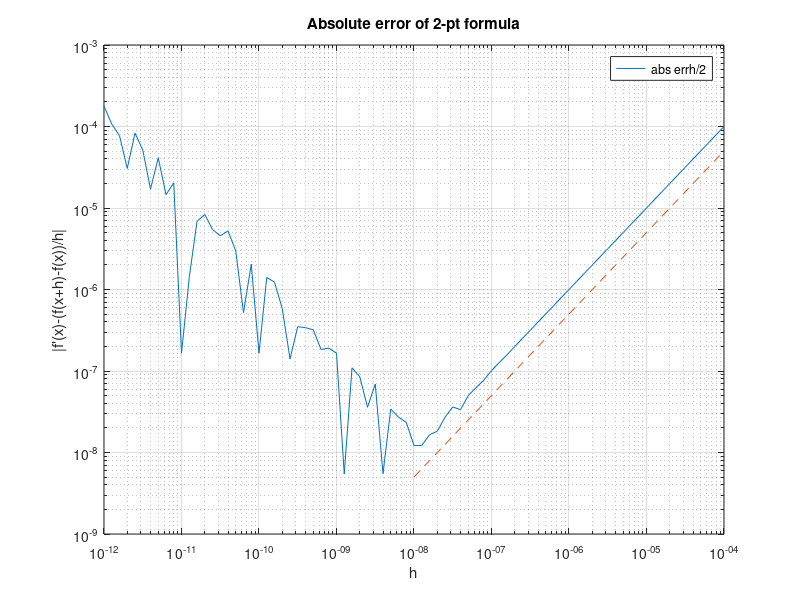

Here is the MATLAB script that generated this plot:
% Find derivative of f(x)=x^2 at x=1
% The exact derivative is f'(1)=2
% Now we use 2-pt formula with different h
% to calculate this value
f = @(x) x.^2;
fp = 2; % exact derivative at x=1 is 2
h = 10.^(-12:0.1:-4);
x=1;
fp_2pt = @(h) (f(x+h)-f(x))./h;
asymptote = h(h>=1e-8)/2;
loglog(h,abs(fp_2pt(h)-fp)); hold on;
loglog(h(h>=1e-8),asymptote,'--')
grid on;
legend(["abs err", "h/2"])
xlabel("h"); 
ylabel("|f'(x)-(f(x+h)-f(x))/h|");
title("Absolute error of 2-pt formula")
